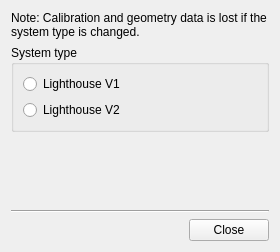
<?xml version="1.0" encoding="UTF-8"?>
<ui version="4.0">
 <class>Form</class>
 <widget class="QWidget" name="Form">
  <property name="windowModality">
   <enum>Qt::ApplicationModal</enum>
  </property>
  <property name="geometry">
   <rect>
    <x>0</x>
    <y>0</y>
    <width>280</width>
    <height>252</height>
   </rect>
  </property>
  <property name="windowTitle">
   <string>System type</string>
  </property>
  <layout class="QVBoxLayout" name="verticalLayout_4">
   <item>
    <layout class="QVBoxLayout" name="verticalLayout">
     <item>
      <layout class="QVBoxLayout" name="verticalLayout_6">
       <item>
        <widget class="QLabel" name="label_2">
         <property name="text">
          <string>Note: Calibration and geometry data is lost if the system type is changed.</string>
         </property>
         <property name="wordWrap">
          <bool>true</bool>
         </property>
        </widget>
       </item>
      </layout>
     </item>
     <item>
      <layout class="QHBoxLayout" name="horizontalLayout">
       <item>
        <widget class="QGroupBox" name="groupBox">
         <property name="title">
          <string>System type</string>
         </property>
         <layout class="QVBoxLayout" name="verticalLayout_3">
          <item>
           <layout class="QVBoxLayout" name="verticalLayout_2">
            <item>
             <widget class="QRadioButton" name="_radio_btn_v1">
              <property name="text">
               <string>Lighthouse V1</string>
              </property>
             </widget>
            </item>
            <item>
             <widget class="QRadioButton" name="_radio_btn_v2">
              <property name="text">
               <string>Lighthouse V2</string>
              </property>
             </widget>
            </item>
           </layout>
          </item>
         </layout>
        </widget>
       </item>
      </layout>
     </item>
     <item>
      <layout class="QVBoxLayout" name="verticalLayout_5">
       <item>
        <spacer name="verticalSpacer">
         <property name="orientation">
          <enum>Qt::Vertical</enum>
         </property>
         <property name="sizeHint" stdset="0">
          <size>
           <width>20</width>
           <height>40</height>
          </size>
         </property>
        </spacer>
       </item>
      </layout>
     </item>
     <item>
      <widget class="Line" name="line">
       <property name="orientation">
        <enum>Qt::Horizontal</enum>
       </property>
      </widget>
     </item>
     <item>
      <layout class="QHBoxLayout" name="horizontalLayout_2">
       <item>
        <spacer name="horizontalSpacer">
         <property name="orientation">
          <enum>Qt::Horizontal</enum>
         </property>
         <property name="sizeHint" stdset="0">
          <size>
           <width>40</width>
           <height>20</height>
          </size>
         </property>
        </spacer>
       </item>
       <item>
        <widget class="QPushButton" name="_close_button">
         <property name="text">
          <string>Close</string>
         </property>
        </widget>
       </item>
      </layout>
     </item>
    </layout>
   </item>
  </layout>
 </widget>
 <resources/>
 <connections/>
</ui>
